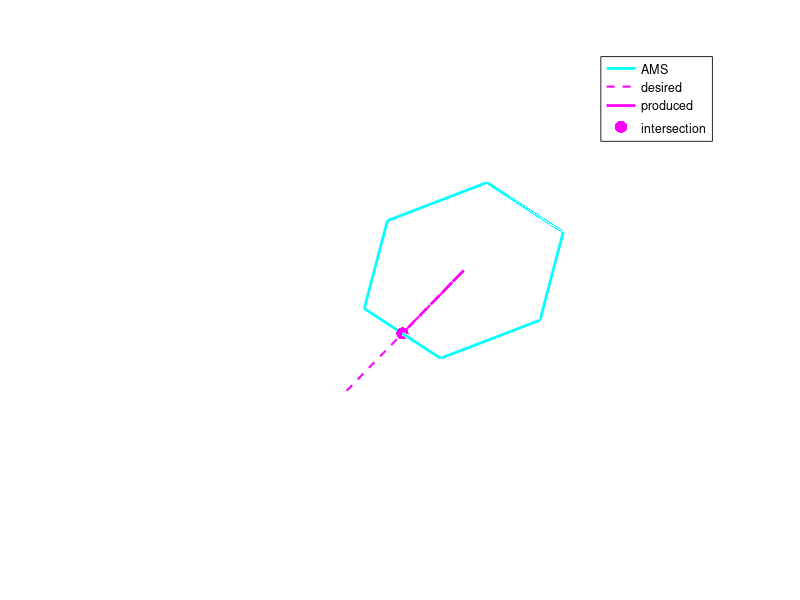

Recreate this plot in MATLAB.
function  test2D()
close all;

% --- Data setup ---
A = [1 -1  0;
     0  -1  1];

% Full 3D control cube vertices
Uverts = [0 0 0 0 1 1 1 1;   % u1
          0 0 1 1 0 0 1 1;   % u2
          0 1 0 1 0 1 0 1];  % u3

ad = [-2 -1]';

%visualize2D(Uverts,A);
search2D(ad,Uverts,A);


function visualize2D(Uverts,A)

%%% --- Map to 2D output (AMS projection onto z=0 plane) ---
XY = A * Uverts;             % 2 x N
X = XY(1,:);  Y = XY(2,:);
T3 = [X; Y; zeros(1,size(Uverts,2))];

%2D convex hull (AMS outline)
K2 = convhull(X, Y);

% --- 3D convex hull of remaining vertices ---
K3 = convhull(Uverts(1,:)', Uverts(2,:)', Uverts(3,:)');

% --- Plot setup ---
figure('Color','k'); hold on; axis equal; grid on; view(3);
set(gca,'Color','k','XColor','w','YColor','w','ZColor','w');
xlabel('u_1'); ylabel('u_2'); zlabel('u_3');
title('Control Space (3D) and AMS Projection','Color','w');

% --- Plot shaded control-space geometry ---
trisurf(K3, Uverts(1,:), Uverts(2,:), Uverts(3,:), ...
    'FaceColor', [0.3 0.6 1.0], ...   % solid blueish color
    'EdgeColor', [0.8 0.8 1], ...     % soft white edges
    'LineWidth', 1.2, ...
    'FaceAlpha',0.5);

% Vertices
scatter3(Uverts(1,:), Uverts(2,:), Uverts(3,:), ...
         45, 'w', 'filled', 'MarkerEdgeColor','k');

% --- Plot mapped 2D AMS points ---
plot3(T3(1,:), T3(2,:), T3(3,:), 'o', ...
      'MarkerFaceColor',[0.3 0.8 1], ...
      'MarkerEdgeColor','none', 'MarkerSize',6);

%AMS hull outline (cyan)
plot3(X(K2), Y(K2), zeros(size(K2)), 'c-', 'LineWidth',2);
% --- Mapping arrows (always from 3D vertex to AMS point, with arrowheads) ---
for k = 1:size(Uverts,2)
    u = Uverts(:,k);   % start (control-space vertex)
    a = T3(:,k);       % end (mapped AMS point)
    v = a - u;         % vector from u → a

    % Use quiver3 for arrowhead
    quiver3(u(1), u(2), u(3), ...
            v(1), v(2), v(3), ...
            0, ...                    % no autoscaling
            'Color', [1 0.2 0.2], ...
            'LineWidth', 1.5, ...
            'MaxHeadSize', 0.4, ...   % arrowhead relative size
            'AutoScale', 'off');      % prevent scaling distortions
end





% --- Legend ---
legend({'Control-space faces','Vertices', ...
       'AMS hull (2D)'}, ...
      'TextColor','w','Location','northeastoutside');

end

function search2D(ad,Uverts,A)
%%% --- Map to 2D output (AMS projection onto z=0 plane) ---
XY = A * Uverts;             % 2 x N
X = XY(1,:);  Y = XY(2,:);

%2D convex hull (AMS outline)
K2 = convhull(X, Y);

bestLam = inf; bestPt = [NaN; NaN];
for k = 1:length(K2)-1
    ai = XY(:, K2(k));
    aj = XY(:, K2(k+1));
    M  = [ad, -(aj - ai)];
    if abs(det(M)) < 1e-9, continue; end
    x = M \ ai;                % [lambda; alpha]
    lam = x(1); alpha = x(2);
    if lam > 0 && alpha >= 0 && alpha <= 1 && lam < bestLam
        bestLam = lam;
        bestPt  = lam * ad;   % intersection point on AMS
    end
end

% --- Plot setup ---
figure('Color','k'); hold on; axis equal; grid on; view(3);
set(gca,'Color','k','XColor','w','YColor','w','ZColor','w');
xlabel('u_1'); ylabel('u_2'); zlabel('u_3');
title('Control Space (3D) and AMS Projection','Color','w');


%AMS hull outline (cyan)
plot3(X(K2), Y(K2), zeros(size(K2)), 'c-', 'LineWidth',2);

plot3([0 ad(1)], [0 ad(2)], [0 0], 'm--', 'LineWidth', 1.5);
plot3([0 bestPt(1)], [0 bestPt(2)], [0 0], 'm-', 'LineWidth', 2);
scatter3(bestPt(1), bestPt(2), 0, 80, 'm', 'filled');

legend('AMS','desired','produced','intersection');

end


end
